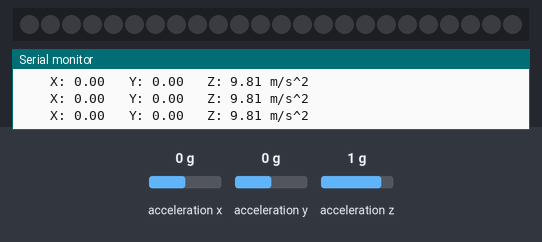
This sketch was run on a simulated Arduino Uno, built with avr-gcc and run on an emulated ATmega328P. Parts: 24 RGB LEDs in strip order, left to right, the last lines printed to the serial monitor. The test bench sets the inputs (shaded band); at power-on: acceleration y 0 g, acceleration x 0 g, acceleration z 1 g. Dim RGB values are drawn brighter than linear.

Above: at 1.2 s.
1.3 s: acceleration y set to -1.4 g
At 1.52 s:
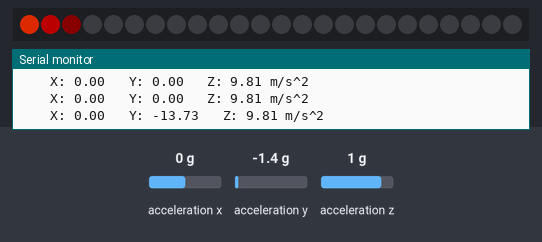
At 2.15 s:
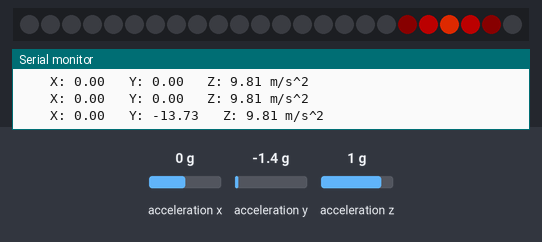
Timing chart, 0 to 4.3 s (numbered marks = the images above; inputs shaded):
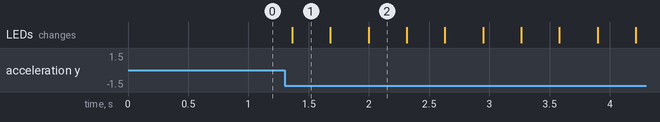

The sketch:

derby_car_trinket_sketch.ino
```cpp
#include <Wire.h>
#include <SPI.h>
#include <Adafruit_LIS3DH.h>
#include <Adafruit_Sensor.h>
#include <Adafruit_NeoPixel.h>
#ifdef __AVR__
#include <avr/power.h>
#endif

#define PIN 6
#define NUM_PIXELS 24
#define BRIGHTNESS 150

// Parameter 1 = number of pixels in strip
// Parameter 2 = Arduino pin number (most are valid)
// Parameter 3 = pixel type flags, add together as needed:
//   NEO_KHZ800  800 KHz bitstream (most NeoPixel products w/WS2812 LEDs)
//   NEO_KHZ400  400 KHz (classic 'v1' (not v2) FLORA pixels, WS2811 drivers)
//   NEO_GRB     Pixels are wired for GRB bitstream (most NeoPixel products)
//   NEO_RGB     Pixels are wired for RGB bitstream (v1 FLORA pixels, not v2)
//   NEO_RGBW    Pixels are wired for RGBW bitstream (NeoPixel RGBW products)
Adafruit_NeoPixel strip = Adafruit_NeoPixel(NUM_PIXELS, PIN, NEO_GRBW + NEO_KHZ800);

// IMPORTANT: To reduce NeoPixel burnout risk, add 1000 uF capacitor across
// pixel power leads, add 300 - 500 Ohm resistor on first pixel's data input
// and minimize distance between Arduino and first pixel.  Avoid connecting
// on a live circuit...if you must, connect GND first.

Adafruit_LIS3DH lis = Adafruit_LIS3DH();

float x, y, z;

void setup() {
  // This is for Trinket 5V 16MHz, you can remove these three lines if you are not using a Trinket
#if defined (__AVR_ATtiny85__)
  if (F_CPU == 16000000) clock_prescale_set(clock_div_1);
#endif
  // End of trinket special code

  strip.begin();
  strip.setBrightness(BRIGHTNESS);
  strip.show(); // Initialize all pixels to 'off'

  // accelerometer setup
  Serial.begin(9600);
  Serial.println("LIS3DH test!");

  if (! lis.begin(0x18)) {   // change this to 0x19 for alternative i2c address
    Serial.println("Couldnt start");
    while (1);
  }
  Serial.println("LIS3DH found!");

  lis.setRange(LIS3DH_RANGE_4_G);   // 2, 4, 8 or 16 G!

  Serial.print("Range = "); Serial.print(2 << lis.getRange());
  Serial.println("G");

  sensors_event_t event;
  lis.getEvent(&event);
  x = event.acceleration.x;
  y = event.acceleration.y;
  z = event.acceleration.z;
}

void loop() {
  /* Or....get a new sensor event, normalized */
  sensors_event_t event;
  lis.getEvent(&event);

  /* Display the results (acceleration is measured in m/s^2) */
  Serial.print("\t\tX: "); Serial.print(event.acceleration.x);
  Serial.print(" \tY: "); Serial.print(event.acceleration.y);
  Serial.print(" \tZ: "); Serial.print(event.acceleration.z);
  Serial.println(" m/s^2 ");

  Serial.println();

  if (fabs(y - event.acceleration.y) > 2) {
    for (int i = 0; i < 5; i++) {
      larsonScanner(strip.Color(127, 0, 0), 50);
    }
  }
  x = event.acceleration.x;
  y = event.acceleration.y;
  z = event.acceleration.z;
}

// Larson Scanner
// Inspired by:
// https://learn.adafruit.com/larson-scanner-shades/software
void larsonScanner(uint32_t c, uint8_t wait) {
  int pos = 0, dir = 1; // Position, direction of "eye"

  // do one scan out-and-back
  while (pos >= 0) {
    int j;
    // Draw 5 pixels centered on pos.  setPixelColor() will clip any
    // pixels off the ends of the strip, we don't need to watch for that.
    strip.setPixelColor(pos - 2, 0x100000); // Dark red
    strip.setPixelColor(pos - 1, 0x800000); // Medium red
    strip.setPixelColor(pos    , 0xFF3000); // Center pixel is brightest
    strip.setPixelColor(pos + 1, 0x800000); // Medium red
    strip.setPixelColor(pos + 2, 0x100000); // Dark red

    strip.show();
    delay(30);

    // Rather than being sneaky and erasing just the tail pixel,
    // it's easier to erase it all and draw a new one next time.
    for (j = -2; j <= 2; j++) strip.setPixelColor(pos + j, 0);

    // Bounce off ends of strip
    pos += dir;
    if (pos >= NUM_PIXELS) {
      pos = NUM_PIXELS - 2;
      dir = -dir;
    }
  }
  strip.show();
}
```

Measured:
- after the input at 1.3 s, the LEDs: change after 0.06 s (image 1)
